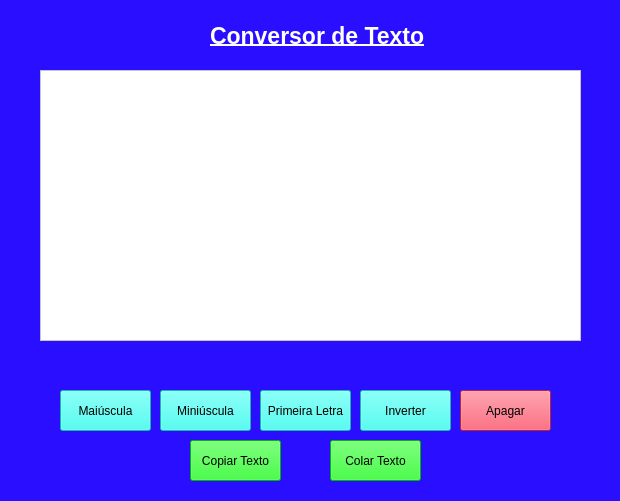
<?xml version="1.0" encoding="UTF-8"?>
<ui version="4.0">
 <class>Janela</class>
 <widget class="QMainWindow" name="Janela">
  <property name="geometry">
   <rect>
    <x>0</x>
    <y>0</y>
    <width>620</width>
    <height>501</height>
   </rect>
  </property>
  <property name="windowTitle">
   <string>MainWindow</string>
  </property>
  <property name="styleSheet">
   <string notr="true">background-color: rgb(42, 14, 255);</string>
  </property>
  <widget class="QWidget" name="centralwidget">
   <widget class="QLabel" name="lb_titulo">
    <property name="geometry">
     <rect>
      <x>210</x>
      <y>20</y>
      <width>231</width>
      <height>31</height>
     </rect>
    </property>
    <property name="font">
     <font>
      <pointsize>17</pointsize>
      <weight>75</weight>
      <bold>true</bold>
      <underline>true</underline>
     </font>
    </property>
    <property name="styleSheet">
     <string notr="true">color: rgb(255, 255, 255);</string>
    </property>
    <property name="text">
     <string>Conversor de Texto</string>
    </property>
   </widget>
   <widget class="QPushButton" name="btn_maiuscula">
    <property name="geometry">
     <rect>
      <x>60</x>
      <y>390</y>
      <width>91</width>
      <height>41</height>
     </rect>
    </property>
    <property name="styleSheet">
     <string notr="true">background-color: rgb(34, 255, 241);
font: 75 10pt &quot;MS Shell Dlg 2&quot;;</string>
    </property>
    <property name="text">
     <string>Maiúscula</string>
    </property>
   </widget>
   <widget class="QPushButton" name="btn_minuscula">
    <property name="geometry">
     <rect>
      <x>160</x>
      <y>390</y>
      <width>91</width>
      <height>41</height>
     </rect>
    </property>
    <property name="styleSheet">
     <string notr="true">background-color: rgb(34, 255, 241);
font: 75 10pt &quot;MS Shell Dlg 2&quot;;</string>
    </property>
    <property name="text">
     <string>Miniúscula</string>
    </property>
   </widget>
   <widget class="QPushButton" name="btn_primeiraletra">
    <property name="geometry">
     <rect>
      <x>260</x>
      <y>390</y>
      <width>91</width>
      <height>41</height>
     </rect>
    </property>
    <property name="styleSheet">
     <string notr="true">background-color: rgb(34, 255, 241);
font: 75 10pt &quot;MS Shell Dlg 2&quot;;</string>
    </property>
    <property name="text">
     <string>Primeira Letra</string>
    </property>
   </widget>
   <widget class="QPushButton" name="btn_inverter">
    <property name="geometry">
     <rect>
      <x>360</x>
      <y>390</y>
      <width>91</width>
      <height>41</height>
     </rect>
    </property>
    <property name="styleSheet">
     <string notr="true">background-color: rgb(34, 255, 241);
font: 75 10pt &quot;MS Shell Dlg 2&quot;;</string>
    </property>
    <property name="text">
     <string>Inverter</string>
    </property>
   </widget>
   <widget class="QPushButton" name="btn_apagar">
    <property name="geometry">
     <rect>
      <x>460</x>
      <y>390</y>
      <width>91</width>
      <height>41</height>
     </rect>
    </property>
    <property name="styleSheet">
     <string notr="true">background-color: rgb(255, 48, 75);
font: 75 10pt &quot;MS Shell Dlg 2&quot;;</string>
    </property>
    <property name="text">
     <string>Apagar</string>
    </property>
   </widget>
   <widget class="QPushButton" name="btn_copiar">
    <property name="geometry">
     <rect>
      <x>190</x>
      <y>440</y>
      <width>91</width>
      <height>41</height>
     </rect>
    </property>
    <property name="styleSheet">
     <string notr="true">background-color: rgb(0, 255, 0);
font: 75 10pt &quot;MS Shell Dlg 2&quot;;</string>
    </property>
    <property name="text">
     <string>Copiar Texto</string>
    </property>
   </widget>
   <widget class="QTextEdit" name="CaixaTexto">
    <property name="geometry">
     <rect>
      <x>40</x>
      <y>70</y>
      <width>541</width>
      <height>271</height>
     </rect>
    </property>
    <property name="styleSheet">
     <string notr="true">background-color: rgb(255, 255, 255);
font: 75 11pt &quot;MS Shell Dlg 2&quot;;</string>
    </property>
    <property name="html">
     <string>&lt;!DOCTYPE HTML PUBLIC &quot;-//W3C//DTD HTML 4.0//EN&quot; &quot;http://www.w3.org/TR/REC-html40/strict.dtd&quot;&gt;
&lt;html&gt;&lt;head&gt;&lt;meta name=&quot;qrichtext&quot; content=&quot;1&quot; /&gt;&lt;style type=&quot;text/css&quot;&gt;
p, li { white-space: pre-wrap; }
&lt;/style&gt;&lt;/head&gt;&lt;body style=&quot; font-family:'MS Shell Dlg 2'; font-size:11pt; font-weight:72; font-style:normal;&quot;&gt;
&lt;p align=&quot;justify&quot; style=&quot;-qt-paragraph-type:empty; margin-top:0px; margin-bottom:0px; margin-left:0px; margin-right:0px; -qt-block-indent:0; text-indent:0px;&quot;&gt;&lt;br /&gt;&lt;/p&gt;&lt;/body&gt;&lt;/html&gt;</string>
    </property>
   </widget>
   <widget class="QPushButton" name="btn_colar">
    <property name="geometry">
     <rect>
      <x>330</x>
      <y>440</y>
      <width>91</width>
      <height>41</height>
     </rect>
    </property>
    <property name="styleSheet">
     <string notr="true">background-color: rgb(0, 255, 0);
font: 75 10pt &quot;MS Shell Dlg 2&quot;;</string>
    </property>
    <property name="text">
     <string>Colar Texto</string>
    </property>
   </widget>
  </widget>
 </widget>
 <resources/>
 <connections/>
</ui>
